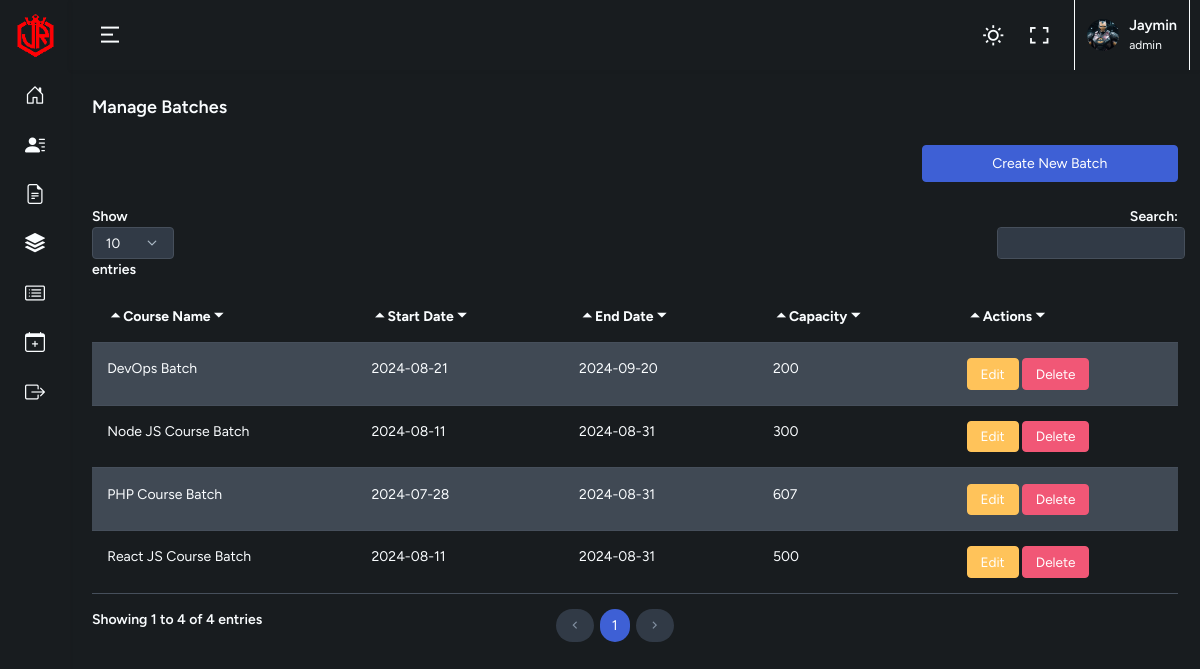
/Manage_Batches.php (signed in), run on the app's committed database.
### tables this page shows
CREATE TABLE `batches` (
  `id` int(11) NOT NULL,
  `course_name` varchar(255) NOT NULL,
  `start_date` date NOT NULL,
  `end_date` date NOT NULL,
  `capacity` int(11) NOT NULL,
  `created_at` timestamp NOT NULL DEFAULT current_timestamp(),
  `updated_at` timestamp NOT NULL DEFAULT current_timestamp() ON UPDATE current_timestamp()
);

### Manage_Batches.php (the view, shortened to what this page needs)
<?php
include('config.php');
?>
<!DOCTYPE html>
<html lang="en" data-bs-theme="dark">
<head>
    <link href="assets/vendor/select2/css/select2.min.css" rel="stylesheet" type="text/css" />
    <link href="assets/vendor/daterangepicker/daterangepicker.css" rel="stylesheet" type="text/css" />
    <link href="assets/vendor/bootstrap-touchspin/jquery.bootstrap-touchspin.min.css" rel="stylesheet"
        type="text/css" />
    <link href="assets/vendor/bootstrap-datepicker/css/bootstrap-datepicker.min.css" rel="stylesheet" type="text/css" />
    <link href="assets/vendor/bootstrap-timepicker/css/bootstrap-timepicker.min.css" rel="stylesheet" type="text/css" />
    <link href="assets/vendor/flatpickr/flatpickr.min.css" rel="stylesheet" type="text/css" />
    <link rel="stylesheet" href="assets/vendor/daterangepicker/daterangepicker.css">
    <link href="https://cdn.jsdelivr.net/npm/bootstrap@5.3.3/dist/css/bootstrap.min.css" rel="stylesheet">
    <link rel="stylesheet" href="assets/vendor/admin-resources/jquery.vectormap/jquery-jvectormap-1.2.2.css">
    <link href="assets/css/app.min.css" rel="stylesheet" type="text/css" id="app-style" />
    <link href="assets/css/icons.min.css" rel="stylesheet" type="text/css" />
</head>
<body>
    <div class="wrapper">
        <?php require './layouts/topbar.php'; ?>
        <?php require './layouts/sidebar.php'; ?>
        <div class="content-page">
            <div class="content">
                <div class="container-fluid">
                    <div class="row">
                        <div class="col-12">
                            <div class="page-title-box">
                                <h4 class="page-title">Manage Batches</h4>
                            </div>
                        </div>
                    </div>
                    <div class="row">
                        <div class="col-md-9"></div>
                        <div class="col-md-3 text-right">
                            <button class="btn btn-primary mb-3 w-100" data-toggle="modal"
                                data-target="#createBatchModal">Create New Batch</button>
                        </div>
                        <table id="basic-datatable" class="table table-striped dt-responsive nowrap w-100">
                            <thead>
                                <tr>
                                    <th>Course Name</th>
                                    <th>Start Date</th>
                                    <th>End Date</th>
                                    <th>Capacity</th>
                                    <th>Actions</th>
                                </tr>
                            </thead>
                            <tbody>
                                <?php
                $sql = "SELECT * FROM batches";
                $batches = $conn->query($sql);
                while ($batch = $batches->fetch_assoc()):
                ?>
                                <tr>
                                    <td><?php echo $batch['course_name']; ?></td>
                                    <td><?php echo $batch['start_date']; ?></td>
                                    <td><?php echo $batch['end_date']; ?></td>
                                    <td><?php echo $batch['capacity']; ?></td>
                                    <td>
                                        <a href="edit_batch.php?id=<?php echo $batch['id']; ?>"
                                            class="btn btn-warning btn-sm">Edit</a>
                                        <a href="delete_batch.php?id=<?php echo $batch['id']; ?>"
                                            class="btn btn-danger btn-sm"
                                            onclick="return confirm('Are you sure you want to delete this batch?');">Delete</a>
                                    </td>
                                </tr>
                                <?php endwhile; ?>
                            </tbody>
                        </table>
                    </div>
                </div>
            </div>
        </div>
    </div>
</body>
</html>

### data on the page
batches: course_name "React JS Course Batch", start_date "2024-08-11", end_date "2024-08-31", capacity "500"
batches: course_name "Node JS Course Batch", start_date "2024-08-11", end_date "2024-08-31", capacity "300"
batches: course_name "PHP Course Batch", start_date "2024-07-28", end_date "2024-08-31", capacity "607"
batches: course_name "DevOps Batch", start_date "2024-08-21", end_date "2024-09-20", capacity "200"

### other printed values
$_SESSION['name'] "Jaymin"
$_SESSION['role'] "admin"
